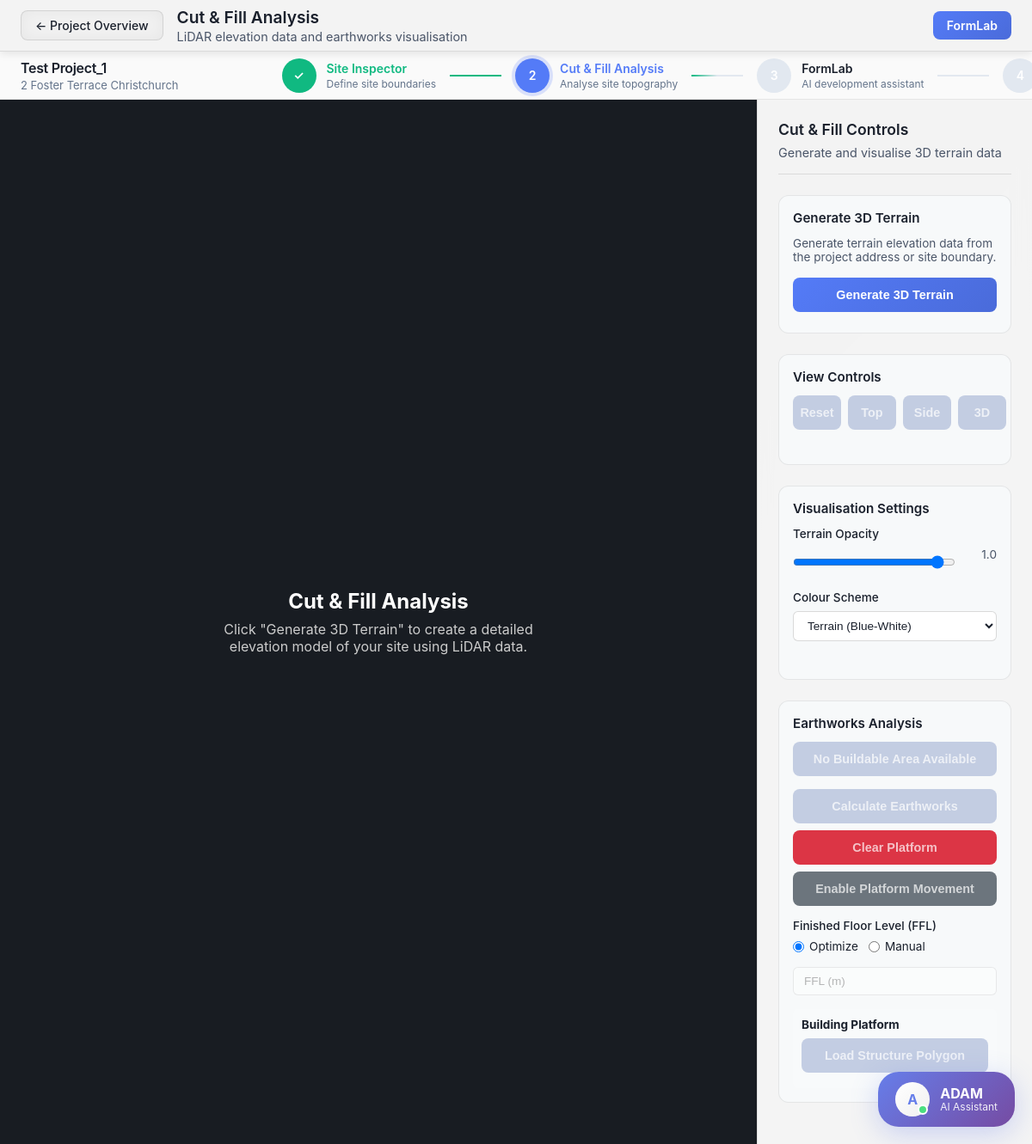
Page /terrain-viewer (signed in) on the earlier database version.
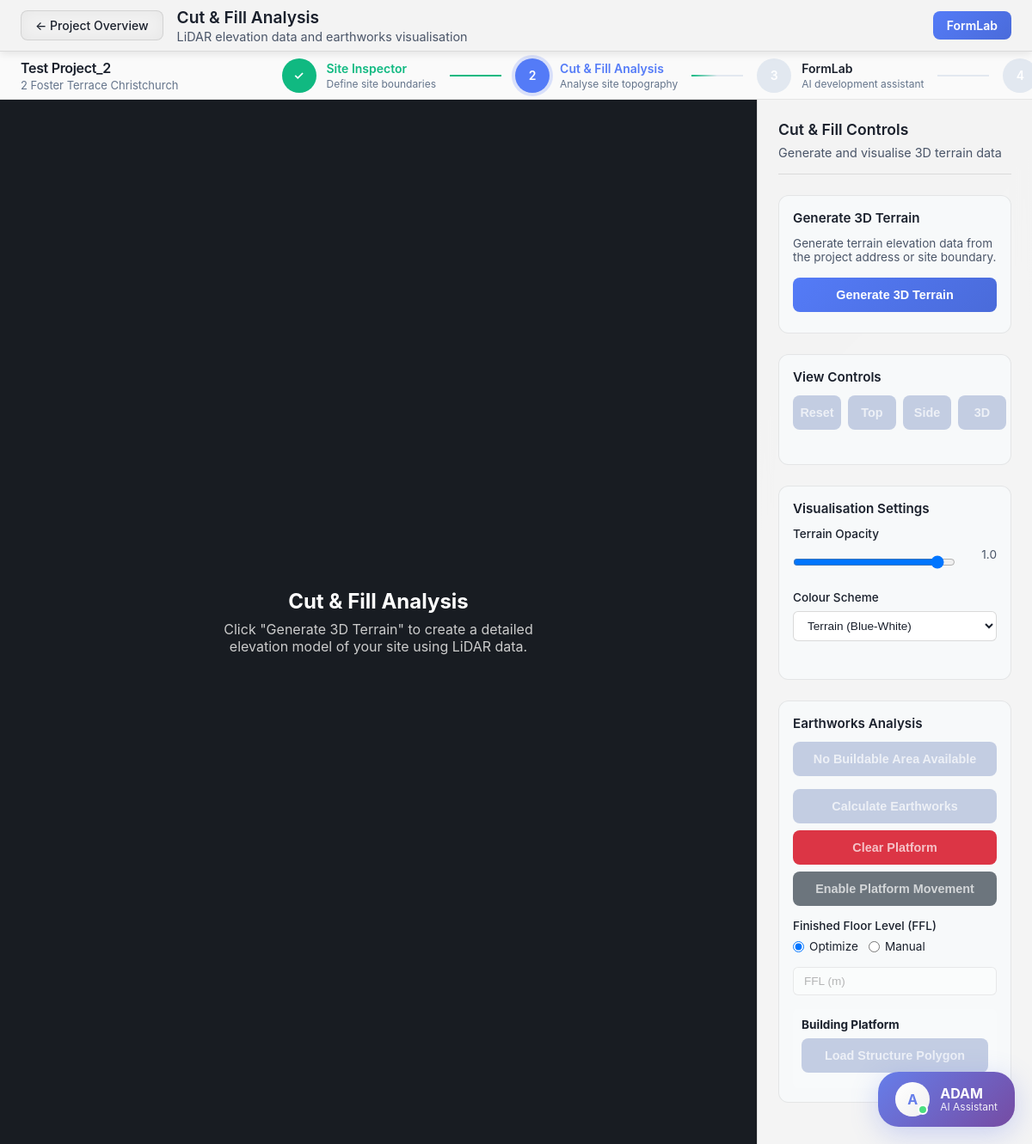
Same page on the later database version.
### tables this page shows
CREATE TABLE projects (
                        id INTEGER PRIMARY KEY AUTOINCREMENT,
                        name TEXT NOT NULL,
                        project_number TEXT,
                        client_name TEXT,
                        address TEXT NOT NULL,
                        site_information TEXT,
                        project_type TEXT,
                        project_units TEXT DEFAULT 'metric',
                        project_visibility TEXT DEFAULT 'private',
                        team_members TEXT,
                        status TEXT DEFAULT 'active',
                        user_id INTEGER NOT NULL,
                        created_at DATETIME DEFAULT CURRENT_TIMESTAMP,
                        updated_at DATETIME DEFAULT CURRENT_TIMESTAMP, location_lat REAL, location_lng REAL,
                        FOREIGN KEY (user_id) REFERENCES users (id)
                    );

### routes/terrain_routes.py (the view, shortened to what this page needs)
    def handle_terrain_viewer(self):
        try:
            from flask import request
            app_logger.info("Terrain viewer page requested")
            project_id = request.args.get('project_id') or request.args.get('project')
            if project_id and ('?' in project_id or '&' in project_id):
                project_id = project_id.split('?')[0].split('&')[0]
                app_logger.info(f"Cleaned malformed project ID: {project_id}")
            if not project_id:
                project_id = session.get('current_project_id')
                app_logger.info(f"No valid project ID in URL, trying session: {project_id}")
            if not project_id:
                try:
                    from database import DatabaseManager
                    db_manager = DatabaseManager()
                    user_id = session.get('user', {}).get('id')
                    if user_id:
                        with db_manager.db.get_cursor() as cursor:
                            cursor.execute("""
                                SELECT id, name, address
                                FROM projects
                                WHERE user_id = ?
                                ORDER BY updated_at DESC
                                LIMIT 1
                            """, (user_id,))
                            recent_project = cursor.fetchone()
                            if recent_project:
                                project_id = str(recent_project[0])
                                session['current_project_id'] = project_id
                                app_logger.info(f"Using most recent project: {project_id} ({recent_project[1]} at {recent_project[2]})")
                except Exception as e:
                    app_logger.error(f"Error getting recent project: {e}")
            if not project_id:
                app_logger.warning("No project ID available for terrain viewer")
            site_data = {}
            project_data = {}
            if project_id:
                try:
                    from database import DatabaseManager
                    db_manager = DatabaseManager()
                    user_id = session.get('user', {}).get('id')
                    if user_id:
                        with db_manager.db.get_cursor() as cursor:
                            cursor.execute("""
                                SELECT name, address, location_lat, location_lng, created_at
                                FROM projects
                                WHERE id = ? AND user_id = ?
                            """, (project_id, user_id))
                            project_row = cursor.fetchone()
                            if project_row:
                                project_data = {
                                    'id': project_id,
                                    'name': project_row[0],
                                    'address': project_row[1],
                                    'lat': project_row[2],
                                    'lng': project_row[3],
                                    'created_at': project_row[4]
                                }
                                app_logger.info(f"Project data loaded for terrain viewer: {project_data['name']} at {project_data['address']}")
                                if not site_data and project_data.get('address'):
                                    site_data = {
                                        'address': project_data['address'],
                                        'project_address': project_data['address'],
                                        'project_name': project_data['name'],
                                        'project_id': project_id
                                    }
                                    app_logger.info(f"No site data found, but project has address: {project_data['address']}")
                            else:
                                app_logger.warning(f"No project found with ID {project_id} for user {user_id}")
                    else:
                        app_logger.warning("No user ID found in session for terrain viewer")
                except Exception as e:
                    app_logger.error(f"Error loading project data: {e}")
            else:
                app_logger.info("No project ID provided to terrain viewer")
            if project_id:
                project_site_data = self._load_site_data_from_project(project_id)
                if project_site_data:
                    app_logger.info(f"Loaded site data from project snapshots: {list(project_site_data.keys())}")
                    if site_data:
                        site_data.update(project_site_data)
                    else:
                        site_data = project_site_data
                    session['site_data'] = site_data
            return render_template('terrain_viewer.html',
                                 site_data=site_data,
                                 site_data_json=json.dumps(site_data) if site_data else '{}',
                                 project_data=project_data)
        except Exception as e:
            app_logger.error(f"Terrain viewer error: {e}")
            error_data = {'error': str(e)}
            return render_template('terrain_viewer.html',
                                 site_data=error_data,
                                 site_data_json=json.dumps(error_data),
                                 project_data={})

### templates/terrain_viewer.html (shortened to what this page needs)
<!DOCTYPE html>
<html lang="en">
<head>
    <link rel="stylesheet" href="{{ url_for('static', filename='styles.css') }}">
    <link href='https://api.mapbox.com/mapbox-gl-js/v3.0.1/mapbox-gl.css' rel='stylesheet' />
    <link rel="stylesheet" href="{{ url_for('static', filename='css/adam-chat-widget.css') }}">
</head>
<body>
    <div class="site-header">
        <div class="header-left">
            <a href="{% if project_data and project_data.get('id') %}/project/{{ project_data.get('id') }}{% else %}/dashboard{% endif %}" class="header-back-btn">
                ← Project Overview
            </a>
            <div class="header-title-section">
                <h1 class="header-title">Cut & Fill Analysis</h1>
                <p class="header-subtitle">LiDAR elevation data and earthworks visualisation</p>
            </div>
        </div>
        <div class="header-right">
            <a href="/site-developer{% if project_data and project_data.get('id') %}?project_id={{ project_data.get('id') }}{% endif %}" class="header-cta-btn">FormLab</a>
        </div>
    </div>
    <div class="engineering-flow-progress">
        <div class="flow-container">
            <div class="project-info-section">
                {% if project_data and project_data.get('name') %}
                <div class="project-name">{{ project_data.get('name', 'Current Project') }}</div>
                {% set address = project_data.get('address', '') %}
                {% if address %}
                    {% if address|length > 45 %}
                    <div class="project-address" title="{{ address }}">{{ address[:42] }}...</div>
                    {% else %}
                    <div class="project-address">{{ address }}</div>
                    {% endif %}
                {% else %}
                <div class="project-address">No address available</div>
                {% endif %}
                {% else %}
                <div class="project-name">Current Project</div>
                <div class="project-address">No address available</div>
                {% endif %}
            </div>
            <div class="flow-steps-container">
                <div class="flow-step completed clickable" onclick="navigateToStep(1)">
                    <div class="step-indicator">
                        <div class="step-check">✓</div>
                    </div>
                    <div class="step-content">
                        <div class="step-title">Site Inspector</div>
                        <div class="step-subtitle">Define site boundaries</div>
                    </div>
                </div>
                <div class="flow-connector completed"></div>
                <div class="flow-step active clickable" onclick="navigateToStep(2)">
                    <div class="step-indicator">
                        <div class="step-number">2</div>
                    </div>
                    <div class="step-content">
                        <div class="step-title">Cut & Fill Analysis</div>
                        <div class="step-subtitle">Analyse site topography</div>
                    </div>
                </div>
                <div class="flow-connector"></div>
                <div class="flow-step clickable" onclick="navigateToStep(3)">
                    <div class="step-indicator">
                        <div class="step-number">3</div>
                    </div>
                    <div class="step-content">
                        <div class="step-title">FormLab</div>
                        <div class="step-subtitle">AI development assistant</div>
                    </div>
                </div>
                <div class="flow-connector"></div>
                <div class="flow-step clickable" onclick="navigateToStep(4)">
                    <div class="step-indicator">
                        <div class="step-number">4</div>
                    </div>
                </div>
                </div>
            </div>
        </div>
    <div class="main-content">
        <div class="terrain-canvas-container">
            <div id="terrainCanvas" class="terrain-canvas"></div>
        </div>
        <div class="terrain-panel">
            <div class="panel-header">
                <h2 class="panel-title">Cut & Fill Controls</h2>
                <p class="panel-subtitle">Generate and visualise 3D terrain data</p>
            </div>
            <div id="generateTerrainSection" class="control-section">
                <div class="section-title">Generate 3D Terrain</div>
                <p style="color: #4a5568; font-size: 0.85rem; margin-bottom: 16px;">
                    Generate terrain elevation data from the project address or site boundary.
                </p>
                <button id="generateTerrainBtn" class="control-btn" style="width: 100%; background: linear-gradient(135deg, #547bf7 0%, #4a6bda 100%);">
                    Generate 3D Terrain
                </button>
            </div>
            <div class="control-section">
                <div class="section-title">View Controls</div>
                <div class="view-controls">
                    <button id="resetViewBtn" class="control-btn" disabled>
                        Reset
                    </button>
                    <button id="topViewBtn" class="control-btn" disabled>
                        Top
                    </button>
                    <button id="sideViewBtn" class="control-btn" disabled>
                        Side
                    </button>
                    <button id="perspectiveViewBtn" class="control-btn" disabled>
                        3D
                    </button>
                </div>
            </div>
            <div class="control-section">
                <div class="section-title">Visualisation Settings</div>
                <div class="platform-controls">
                    <label class="control-label">Terrain Opacity</label>
                    <div class="input-row">
                        <input type="range" id="terrainOpacity" min="0.1" max="1" value="1" step="0.1" style="flex: 2;">
                        <span id="terrainOpacityValue" class="opacity-value">1.0</span>
                    </div>
                </div>
                <div class="platform-controls">
                    <label class="control-label">Colour Scheme</label>
                    <select id="colorSchemeSelect" class="overlay-style-select">
                        <option value="terrain">Terrain (Blue-White)</option>
                    </select>
                </div>
            </div>
            <div class="control-section">
                <div class="section-title">Earthworks Analysis</div>
                <button id="loadBuildableAreaBtn" class="control-btn" disabled style="width: 100%;">
                    No Buildable Area Available
                </button>
                <div style="margin-top: 15px;">
                    <button id="calculateEarthworksBtn" class="control-btn" disabled style="width: 100%;">
                        Calculate Earthworks
                    </button>
                    <button id="clearPlatformBtn" class="control-btn" disabled style="width: 100%; margin-top: 8px; background: #dc3545;">
                        Clear Platform
                    </button>
                    <button id="togglePlatformMoveBtn" class="control-btn" disabled style="width: 100%; margin-top: 8px; background: #6c757d;">
                        Enable Platform Movement
                    </button>
                </div>
                <div class="ffl-controls" style="margin-top: 15px;">
                    <label class="control-label">Finished Floor Level (FFL)</label>
                    <div class="ffl-options">
                        <div class="radio-option">
                            <input type="radio" name="fflMode" value="optimize" id="optimizeFFL" checked>
                            <label for="optimizeFFL">Optimize</label>
                        </div>
                        <div class="radio-option">
                            <input type="radio" name="fflMode" value="manual" id="manualFFL">
                            <label for="manualFFL">Manual</label>
                        </div>
                    </div>
                    <input type="number" id="manualFFL" placeholder="FFL (m)" disabled step="0.1" style="width: 100%; margin-top: 8px;">
                </div>
                <div class="platform-container" style="margin-top: 15px; padding: 10px; background: rgba(255,255,255,0.1); border-radius: 5px;">
                    <label class="control-label" style="font-weight: bold;">Building Platform</label>
                    <button id="loadPlatformBtn" class="control-btn" disabled style="width: 100%; margin-top: 8px;">
                        Load Structure Polygon
                    </button>
                </div>
            </div>
        </div>
    </div>
</body>
</html>

Differences in the rows shown:
no longer on this page (row unchanged): projects: get "Test Project_1", address "2 Foster Terrace Christchurch"
added projects: get "Test Project_2", address "2 Foster Terrace Christchurch"
